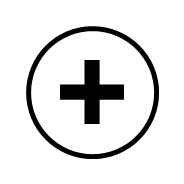
#> input picture RPM-Project-Code/Problems/Basic Problems B/Basic Problem B-02/B.png, 184 x 184 px, found by its file name
$ python test_unfill.py
#> lines starting #> are read from the running program, lines starting #| are printed output that depends on the picture; after the words box and inside, x2 and y2 are one past the last pixel; in counts of white or black regions, pixels touching at a corner belong together
import cv2
import numpy as np

# Load the image
problem_name = 'Basic Problem B-10'
problem_set = problem_name.split('-')[0].replace('Problem', 'Problems')
image_path = '../Problems/' + problem_set + '/' + problem_name + '/B.png'
image = cv2.imread(image_path)
#> image is the input picture: shape (184, 184, 3); min 0, max 255, mean 227

# Convert to grayscale
gray = cv2.cvtColor(image, cv2.COLOR_BGR2GRAY)

# Apply edge detection as needed
blurred = cv2.GaussianBlur(gray, (5, 5), 0)
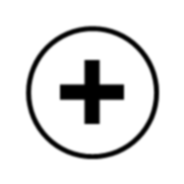
#> blurred: shape (184, 184); min 0, max 255, mean 227

# Edge detection
edges = cv2.Canny(blurred, 50, 150)
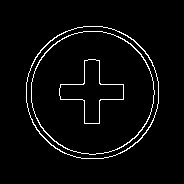
#> edges: shape (184, 184); 3.5% white in thin lines or dots, all inside (x1, y1, x2, y2) = (26, 26, 159, 159)
# _, thresh = cv2.threshold(gray, 127, 255, cv2.THRESH_BINARY_INV)

# Find contours
contours, _ = cv2.findContours(edges, cv2.RETR_EXTERNAL, cv2.CHAIN_APPROX_SIMPLE)
#> contours = 1 contour; box (x1, y1, x2, y2) and area: (26, 26, 159, 159) 13900

# Assume the first contour is the target shape; adjust as necessary
# Fill the shape with white
cv2.drawContours(gray, contours, 0, 255, thickness=cv2.FILLED)
#> gray: shape (184, 184); min 239, max 255, mean 255

# Save or show the result
cv2.imshow('tmp', gray)  # Or display the result
cv2.waitKey(0)
cv2.destroyAllWindows()
